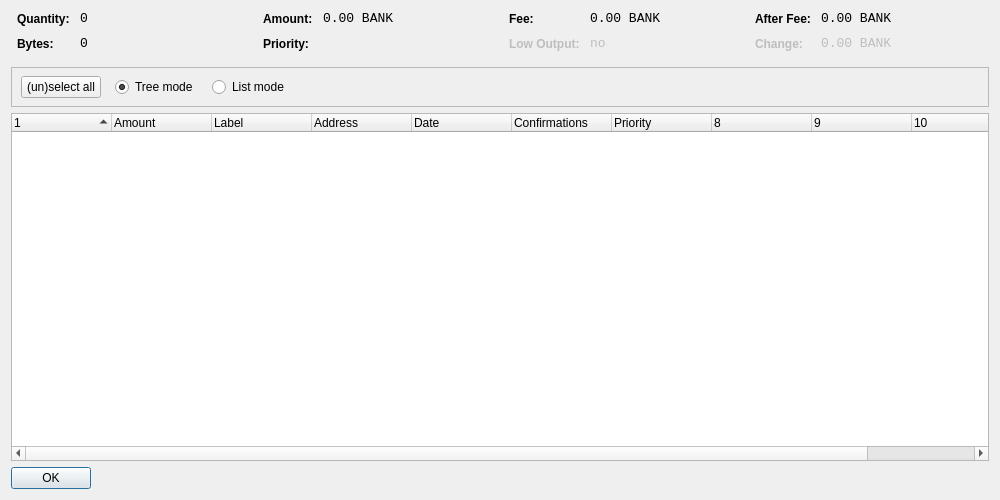
<?xml version="1.0" encoding="UTF-8"?>
<ui version="4.0">
 <class>CoinControlDialog</class>
 <widget class="QDialog" name="CoinControlDialog">
  <property name="geometry">
   <rect>
    <x>0</x>
    <y>0</y>
    <width>1000</width>
    <height>500</height>
   </rect>
  </property>
  <property name="windowTitle">
   <string>Coin Control</string>
  </property>
  <layout class="QVBoxLayout" name="verticalLayout">
   <item>
    <layout class="QHBoxLayout" name="horizontalLayoutTop" stretch="0,0,0,0">
     <property name="topMargin">
      <number>0</number>
     </property>
     <property name="bottomMargin">
      <number>10</number>
     </property>
     <item>
      <layout class="QFormLayout" name="formLayoutCoinControl1">
       <property name="horizontalSpacing">
        <number>10</number>
       </property>
       <property name="verticalSpacing">
        <number>10</number>
       </property>
       <property name="leftMargin">
        <number>6</number>
       </property>
       <property name="rightMargin">
        <number>6</number>
       </property>
       <item row="0" column="0">
        <widget class="QLabel" name="labelCoinControlQuantityText">
         <property name="styleSheet">
          <string notr="true">font-weight:bold;</string>
         </property>
         <property name="text">
          <string>Quantity:</string>
         </property>
        </widget>
       </item>
       <item row="0" column="1">
        <widget class="QLabel" name="labelCoinControlQuantity">
         <property name="font">
          <font>
           <family>Monospace</family>
           <pointsize>10</pointsize>
          </font>
         </property>
         <property name="cursor">
          <cursorShape>IBeamCursor</cursorShape>
         </property>
         <property name="contextMenuPolicy">
          <enum>Qt::ActionsContextMenu</enum>
         </property>
         <property name="text">
          <string notr="true">0</string>
         </property>
         <property name="textInteractionFlags">
          <set>Qt::LinksAccessibleByMouse|Qt::TextSelectableByKeyboard|Qt::TextSelectableByMouse</set>
         </property>
        </widget>
       </item>
       <item row="1" column="0">
        <widget class="QLabel" name="labelCoinControlBytesText">
         <property name="styleSheet">
          <string notr="true">font-weight:bold;</string>
         </property>
         <property name="text">
          <string>Bytes:</string>
         </property>
        </widget>
       </item>
       <item row="1" column="1">
        <widget class="QLabel" name="labelCoinControlBytes">
         <property name="font">
          <font>
           <family>Monospace</family>
           <pointsize>10</pointsize>
          </font>
         </property>
         <property name="cursor">
          <cursorShape>IBeamCursor</cursorShape>
         </property>
         <property name="contextMenuPolicy">
          <enum>Qt::ActionsContextMenu</enum>
         </property>
         <property name="text">
          <string notr="true">0</string>
         </property>
         <property name="textInteractionFlags">
          <set>Qt::LinksAccessibleByMouse|Qt::TextSelectableByKeyboard|Qt::TextSelectableByMouse</set>
         </property>
        </widget>
       </item>
      </layout>
     </item>
     <item>
      <layout class="QFormLayout" name="formLayoutCoinControl2">
       <property name="horizontalSpacing">
        <number>10</number>
       </property>
       <property name="verticalSpacing">
        <number>10</number>
       </property>
       <property name="leftMargin">
        <number>6</number>
       </property>
       <property name="rightMargin">
        <number>6</number>
       </property>
       <item row="0" column="0">
        <widget class="QLabel" name="labelCoinControlAmountText">
         <property name="styleSheet">
          <string notr="true">font-weight:bold;</string>
         </property>
         <property name="text">
          <string>Amount:</string>
         </property>
        </widget>
       </item>
       <item row="0" column="1">
        <widget class="QLabel" name="labelCoinControlAmount">
         <property name="font">
          <font>
           <family>Monospace</family>
           <pointsize>10</pointsize>
          </font>
         </property>
         <property name="cursor">
          <cursorShape>IBeamCursor</cursorShape>
         </property>
         <property name="contextMenuPolicy">
          <enum>Qt::ActionsContextMenu</enum>
         </property>
         <property name="text">
          <string notr="true">0.00 BANK</string>
         </property>
         <property name="textInteractionFlags">
          <set>Qt::LinksAccessibleByMouse|Qt::TextSelectableByKeyboard|Qt::TextSelectableByMouse</set>
         </property>
        </widget>
       </item>
       <item row="1" column="0">
        <widget class="QLabel" name="labelCoinControlPriorityText">
         <property name="styleSheet">
          <string notr="true">font-weight:bold;</string>
         </property>
         <property name="text">
          <string>Priority:</string>
         </property>
        </widget>
       </item>
       <item row="1" column="1">
        <widget class="QLabel" name="labelCoinControlPriority">
         <property name="font">
          <font>
           <family>Monospace</family>
           <pointsize>10</pointsize>
          </font>
         </property>
         <property name="cursor">
          <cursorShape>IBeamCursor</cursorShape>
         </property>
         <property name="contextMenuPolicy">
          <enum>Qt::ActionsContextMenu</enum>
         </property>
         <property name="text">
          <string/>
         </property>
         <property name="textInteractionFlags">
          <set>Qt::LinksAccessibleByMouse|Qt::TextSelectableByKeyboard|Qt::TextSelectableByMouse</set>
         </property>
        </widget>
       </item>
      </layout>
     </item>
     <item>
      <layout class="QFormLayout" name="formLayoutCoinControl3">
       <property name="horizontalSpacing">
        <number>10</number>
       </property>
       <property name="verticalSpacing">
        <number>10</number>
       </property>
       <property name="leftMargin">
        <number>6</number>
       </property>
       <property name="rightMargin">
        <number>6</number>
       </property>
       <item row="0" column="0">
        <widget class="QLabel" name="labelCoinControlFeeText">
         <property name="styleSheet">
          <string notr="true">font-weight:bold;</string>
         </property>
         <property name="text">
          <string>Fee:</string>
         </property>
        </widget>
       </item>
       <item row="0" column="1">
        <widget class="QLabel" name="labelCoinControlFee">
         <property name="font">
          <font>
           <family>Monospace</family>
           <pointsize>10</pointsize>
          </font>
         </property>
         <property name="cursor">
          <cursorShape>IBeamCursor</cursorShape>
         </property>
         <property name="contextMenuPolicy">
          <enum>Qt::ActionsContextMenu</enum>
         </property>
         <property name="text">
          <string notr="true">0.00 BANK</string>
         </property>
         <property name="textInteractionFlags">
          <set>Qt::LinksAccessibleByMouse|Qt::TextSelectableByKeyboard|Qt::TextSelectableByMouse</set>
         </property>
        </widget>
       </item>
       <item row="1" column="0">
        <widget class="QLabel" name="labelCoinControlLowOutputText">
         <property name="enabled">
          <bool>false</bool>
         </property>
         <property name="styleSheet">
          <string notr="true">font-weight:bold;</string>
         </property>
         <property name="text">
          <string>Low Output:</string>
         </property>
        </widget>
       </item>
       <item row="1" column="1">
        <widget class="QLabel" name="labelCoinControlLowOutput">
         <property name="enabled">
          <bool>false</bool>
         </property>
         <property name="font">
          <font>
           <family>Monospace</family>
           <pointsize>10</pointsize>
          </font>
         </property>
         <property name="cursor">
          <cursorShape>IBeamCursor</cursorShape>
         </property>
         <property name="contextMenuPolicy">
          <enum>Qt::ActionsContextMenu</enum>
         </property>
         <property name="text">
          <string notr="true">no</string>
         </property>
         <property name="textInteractionFlags">
          <set>Qt::LinksAccessibleByMouse|Qt::TextSelectableByKeyboard|Qt::TextSelectableByMouse</set>
         </property>
        </widget>
       </item>
      </layout>
     </item>
     <item>
      <layout class="QFormLayout" name="formLayoutCoinControl4">
       <property name="horizontalSpacing">
        <number>10</number>
       </property>
       <property name="verticalSpacing">
        <number>10</number>
       </property>
       <property name="leftMargin">
        <number>6</number>
       </property>
       <property name="rightMargin">
        <number>6</number>
       </property>
       <item row="0" column="0">
        <widget class="QLabel" name="labelCoinControlAfterFeeText">
         <property name="styleSheet">
          <string notr="true">font-weight:bold;</string>
         </property>
         <property name="text">
          <string>After Fee:</string>
         </property>
        </widget>
       </item>
       <item row="0" column="1">
        <widget class="QLabel" name="labelCoinControlAfterFee">
         <property name="font">
          <font>
           <family>Monospace</family>
           <pointsize>10</pointsize>
          </font>
         </property>
         <property name="cursor">
          <cursorShape>IBeamCursor</cursorShape>
         </property>
         <property name="contextMenuPolicy">
          <enum>Qt::ActionsContextMenu</enum>
         </property>
         <property name="text">
          <string notr="true">0.00 BANK</string>
         </property>
         <property name="textInteractionFlags">
          <set>Qt::LinksAccessibleByMouse|Qt::TextSelectableByKeyboard|Qt::TextSelectableByMouse</set>
         </property>
        </widget>
       </item>
       <item row="1" column="0">
        <widget class="QLabel" name="labelCoinControlChangeText">
         <property name="enabled">
          <bool>false</bool>
         </property>
         <property name="styleSheet">
          <string notr="true">font-weight:bold;</string>
         </property>
         <property name="text">
          <string>Change:</string>
         </property>
        </widget>
       </item>
       <item row="1" column="1">
        <widget class="QLabel" name="labelCoinControlChange">
         <property name="enabled">
          <bool>false</bool>
         </property>
         <property name="font">
          <font>
           <family>Monospace</family>
           <pointsize>10</pointsize>
          </font>
         </property>
         <property name="cursor">
          <cursorShape>IBeamCursor</cursorShape>
         </property>
         <property name="contextMenuPolicy">
          <enum>Qt::ActionsContextMenu</enum>
         </property>
         <property name="text">
          <string notr="true">0.00 BANK</string>
         </property>
         <property name="textInteractionFlags">
          <set>Qt::LinksAccessibleByMouse|Qt::TextSelectableByKeyboard|Qt::TextSelectableByMouse</set>
         </property>
        </widget>
       </item>
      </layout>
     </item>
    </layout>
   </item>
   <item>
    <widget class="QFrame" name="frame">
     <property name="minimumSize">
      <size>
       <width>0</width>
       <height>40</height>
      </size>
     </property>
     <property name="frameShape">
      <enum>QFrame::StyledPanel</enum>
     </property>
     <property name="frameShadow">
      <enum>QFrame::Sunken</enum>
     </property>
     <widget class="QWidget" name="horizontalLayoutWidget">
      <property name="geometry">
       <rect>
        <x>10</x>
        <y>0</y>
        <width>781</width>
        <height>41</height>
       </rect>
      </property>
      <layout class="QHBoxLayout" name="horizontalLayoutPanel" stretch="0,0,0,0,0">
       <property name="spacing">
        <number>14</number>
       </property>
       <item>
        <widget class="QPushButton" name="pushButtonSelectAll">
         <property name="sizePolicy">
          <sizepolicy hsizetype="Maximum" vsizetype="Fixed">
           <horstretch>0</horstretch>
           <verstretch>0</verstretch>
          </sizepolicy>
         </property>
         <property name="text">
          <string>(un)select all</string>
         </property>
        </widget>
       </item>
       <item>
        <widget class="QRadioButton" name="radioTreeMode">
         <property name="sizePolicy">
          <sizepolicy hsizetype="Maximum" vsizetype="Fixed">
           <horstretch>0</horstretch>
           <verstretch>0</verstretch>
          </sizepolicy>
         </property>
         <property name="text">
          <string>Tree mode</string>
         </property>
         <property name="checked">
          <bool>true</bool>
         </property>
        </widget>
       </item>
       <item>
        <widget class="QRadioButton" name="radioListMode">
         <property name="sizePolicy">
          <sizepolicy hsizetype="Maximum" vsizetype="Fixed">
           <horstretch>0</horstretch>
           <verstretch>0</verstretch>
          </sizepolicy>
         </property>
         <property name="text">
          <string>List mode</string>
         </property>
        </widget>
       </item>
       <item>
        <spacer name="horizontalSpacer">
         <property name="orientation">
          <enum>Qt::Horizontal</enum>
         </property>
         <property name="sizeHint" stdset="0">
          <size>
           <width>40</width>
           <height>20</height>
          </size>
         </property>
        </spacer>
       </item>
      </layout>
     </widget>
    </widget>
   </item>
   <item>
    <widget class="CoinControlTreeWidget" name="treeWidget">
     <property name="contextMenuPolicy">
      <enum>Qt::CustomContextMenu</enum>
     </property>
     <property name="sortingEnabled">
      <bool>false</bool>
     </property>
     <property name="columnCount">
      <number>11</number>
     </property>
     <attribute name="headerShowSortIndicator" stdset="0">
      <bool>true</bool>
     </attribute>
     <attribute name="headerStretchLastSection">
      <bool>false</bool>
     </attribute>
     <column>
      <property name="text">
       <string/>
      </property>
     </column>
     <column>
      <property name="text">
       <string>Amount</string>
      </property>
     </column>
     <column>
      <property name="text">
       <string>Label</string>
      </property>
     </column>
     <column>
      <property name="text">
       <string>Address</string>
      </property>
     </column>
     <column>
      <property name="text">
       <string>Date</string>
      </property>
     </column>
     <column>
      <property name="text">
       <string>Confirmations</string>
      </property>
      <property name="toolTip">
       <string>Confirmed</string>
      </property>
     </column>
     <column>
      <property name="text">
       <string>Priority</string>
      </property>
     </column>
     <column>
      <property name="text">
       <string/>
      </property>
     </column>
     <column>
      <property name="text">
       <string/>
      </property>
     </column>
     <column>
      <property name="text">
       <string/>
      </property>
     </column>
     <column>
      <property name="text">
       <string/>
      </property>
     </column>
    </widget>
   </item>
   <item>
    <widget class="QDialogButtonBox" name="buttonBox">
     <property name="sizePolicy">
      <sizepolicy hsizetype="Maximum" vsizetype="Fixed">
       <horstretch>0</horstretch>
       <verstretch>0</verstretch>
      </sizepolicy>
     </property>
     <property name="orientation">
      <enum>Qt::Horizontal</enum>
     </property>
     <property name="standardButtons">
      <set>QDialogButtonBox::Ok</set>
     </property>
    </widget>
   </item>
  </layout>
 </widget>
 <customwidgets>
  <customwidget>
   <class>CoinControlTreeWidget</class>
   <extends>QTreeWidget</extends>
   <header>coincontroltreewidget.h</header>
  </customwidget>
 </customwidgets>
 <resources/>
 <connections/>
</ui>
